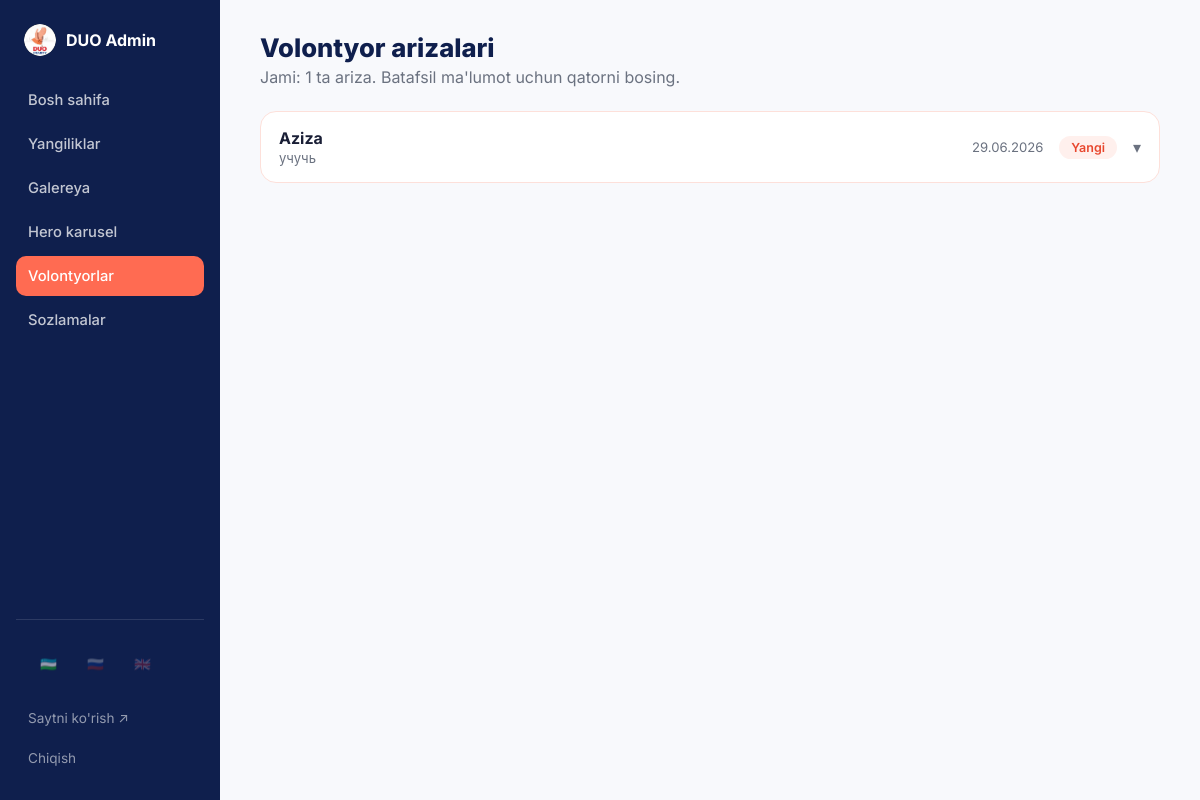
The page /admin/volunteers (signed in) on the database its author committed.
### models.py (models this page shows)
class VolunteerApplication(db.Model):
    id = db.Column(db.Integer, primary_key=True)
    full_name = db.Column(db.String(120), nullable=False)
    phone = db.Column(db.String(50), nullable=False)
    telegram = db.Column(db.String(100), nullable=True)
    gender = db.Column(db.String(10), nullable=True)  # male / female
    age = db.Column(db.Integer, nullable=True)
    occupation = db.Column(db.String(200), nullable=True)  # учится / работает / др.
    message = db.Column(db.Text, nullable=True)
    status = db.Column(db.String(20), default="new")  # new / contacted / closed
    created_at = db.Column(db.DateTime, default=datetime.utcnow)
    def telegram_url(self):
        if not self.telegram:
            return None
        clean = self.telegram.strip().lstrip("@")
        return f"https://t.me/{clean}" if clean else None

### app.py (the view)
@app.route("/admin/volunteers")
@login_required
def admin_volunteers():
    applications = VolunteerApplication.query.order_by(VolunteerApplication.created_at.desc()).all()
    return render_template("admin/volunteers.html", applications=applications)

### app.py (called while the page is built)
def login_required(view_func):
    @wraps(view_func)
    def wrapped(*args, **kwargs):
        if not session.get("admin_id"):
            flash("Iltimos, tizimga kiring.", "error")
            return redirect(url_for("admin_login"))
        return view_func(*args, **kwargs)
    return wrapped

def get_current_language():
    return request.cookies.get("lang", DEFAULT_LANGUAGE)

@app.context_processor
def inject_translator():
    lang = get_current_language()
    return {
        "t": get_translator(lang),
        "current_lang": lang,
        "languages": LANGUAGES,
    }

### translations.py (called while the page is built)
def get_translator(lang_code):
    lang_code = lang_code if lang_code in TRANSLATIONS else DEFAULT_LANGUAGE
    table = TRANSLATIONS[lang_code]
    fallback = TRANSLATIONS[DEFAULT_LANGUAGE]
    def t(key):
        return table.get(key, fallback.get(key, key))
    return t

### templates/admin/volunteers.html (shortened to what this page needs)
{% extends "admin/base.html" %}
{% block content %}
    <h1 class="page-title">Volontyor arizalari</h1>
    <p class="page-subtitle">Jami: {{ applications|length }} ta ariza. Batafsil ma'lumot uchun qatorni bosing.</p>
    {% if applications %}
    <div class="volunteer-list">
        {% for app in applications %}
        <div class="volunteer-row {{ 'row-new' if app.status == 'new' }}" data-app-id="{{ app.id }}">
            <div class="volunteer-row-summary" onclick="toggleVolunteerDetails({{ app.id }})">
                <div class="volunteer-row-main">
                    <strong>{{ app.full_name }}</strong>
                    {% if app.occupation %}<span class="volunteer-row-occupation">{{ app.occupation }}</span>{% endif %}
                </div>
                <span class="volunteer-row-date">{{ app.created_at.strftime('%d.%m.%Y') }}</span>
                <span class="status-badge status-badge-{{ app.status }}">
                    {% if app.status == 'new' %}Yangi{% elif app.status == 'contacted' %}Bog'lanildi{% else %}Yopilgan{% endif %}
                </span>
                <span class="volunteer-row-chevron">▾</span>
            </div>
        </div>
        {% endfor %}
    </div>
    {% else %}
    <p class="empty-state-admin">Hozircha arizalar yo'q.</p>
    {% endif %}
{% endblock %}

### static/css/admin.css (style rules this page uses)
.volunteer-list { display: flex; flex-direction: column; gap: 10px; }
.volunteer-row { background: #fff; border: 1px solid var(--border); border-radius: var(--radius); overflow: hidden; }
.volunteer-row.row-new { border-color: #fde0da; }
.volunteer-row-summary { display: flex; align-items: center; gap: 16px; padding: 16px 18px; cursor: pointer; }
.volunteer-row-main { display: flex; flex-direction: column; gap: 2px; min-width: 0; flex: 1; }
.volunteer-row-occupation { font-size: 0.82rem; color: var(--text-muted); overflow: hidden; text-overflow: ellipsis; white-space: nowrap; }
.volunteer-row-date { font-size: 0.82rem; color: var(--text-muted); white-space: nowrap; }
.status-badge { padding: 4px 12px; border-radius: 999px; font-size: 0.78rem; font-weight: 600; white-space: nowrap; }
.status-badge-new { background: #fff0ed; color: var(--coral-dark); }
.volunteer-row-chevron { color: var(--text-muted); transition: transform 0.2s ease; }
:root { --navy: #1e3a8a; --navy-dark: #0f1f4d; --coral: #ff6b52; --coral-dark: #e8472e; --bg: #ffffff; --bg-soft: #f8f9fc; --text: #1a1f36; --text-muted: #6b7280; --border: #e8eaf0; --radius: 16px; }
* { margin: 0; padding: 0; box-sizing: border-box; }
.admin-body { font-family: 'Inter', -apple-system, BlinkMacSystemFont, sans-serif; background: var(--bg-soft); color: var(--text); }
.page-title { font-size: 1.6rem; font-weight: 800; color: var(--navy-dark); }
.page-subtitle { color: var(--text-muted); margin-top: 4px; margin-bottom: 24px; }

### rows shown on the page
VolunteerApplication: full_name "Aziza", occupation "учучь", created_at "29.06.2026", status "Yangi"

### other values the page prints
{{ t('adm_dashboard') }} "Bosh sahifa"
{{ t('adm_news') }} "Yangiliklar"
{{ t('adm_gallery') }} "Galereya"
{{ t('adm_hero') }} "Hero karusel"
{{ t('adm_volunteers') }} "Volontyorlar"
{{ t('adm_settings') }} "Sozlamalar"
{{ lang.flag }} "🇺🇿" "🇷🇺" "🇬🇧"
{{ t('adm_view_site') }} "Saytni ko'rish"
{{ t('adm_logout') }} "Chiqish"
{{ applications|length }} "1"
